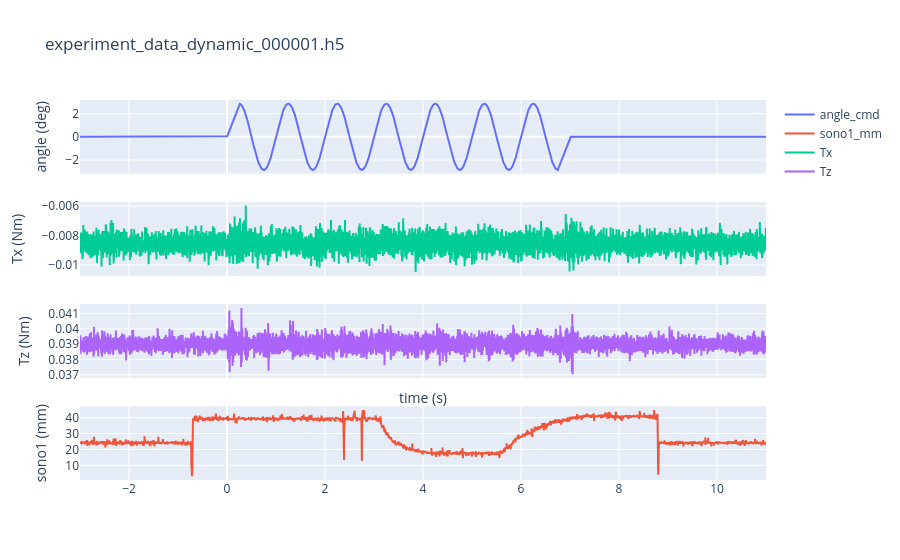

The cell this chart's notebook holds for it:
### Code cell
# Make sure to plot the correct bending axis. It depends on sensor mounting and orientation!
fig = make_subplots(rows = 4, cols = 1,
                   shared_xaxes=True)
#fig.add_trace(
 #   go.Scatter(x = tnorm, y = angle_measured, mode="lines", name="angle_enc"),
  #  row=1, col=1)
fig.add_trace(
    go.Scatter(x = bender.t, y = bender.angle, mode="lines", name="angle_cmd"),
    row=1, col=1)
fig.add_trace(
    go.Scatter(x = bender.t, y = bender.sono_left_mm, mode="lines", name="sono1_mm"),
    row=4, col=1)
fig.add_trace(
    go.Scatter(x = bender.t, y = bender.forcetorque[3,:], mode="lines", name="Tx"),
    row=2, col=1)
# fig.add_trace(
#     go.Scatter(x = tnorm, y = bender.forcetorque[1,:], mode="lines", name="Fy"),
#     row=4, col=1)
fig.add_trace(
    go.Scatter(x = bender.t, y = bender.forcetorque[5,:], mode="lines", name="Tz"),
    row=3, col=1)


fig.update_yaxes(title_text = "angle (deg)", row=1)
fig.update_yaxes(title_text = "Tx (Nm)", row=2)
fig.update_yaxes(title_text = "Tz (Nm)", row=3)
fig.update_yaxes(title_text = "sono1 (mm)", row=4)
fig.update_xaxes(title_text = "time (s)", row=3)
fig.update_layout(title_text = bender.filename)

# Save the plot in output folder
#fig.write_image(outputfig, format= 'png', width=1200, height=800)

### Figure 1 — Plotly figure (JSON) as saved in the notebook; plotly's stock layout.template omitted (floating-point values rounded to 4 significant figures; data arrays with more than 128 entries replaced by an {"elided": "..."} marker saying what was removed)
{"data": [{"mode": "lines", "name": "angle_cmd", "type": "scatter", "x": {"elided": "14001 float values"}, "xaxis": "x", "y": {"elided": "14001 float values"}, "yaxis": "y"}, {"mode": "lines", "name": "sono1_mm", "type": "scatter", "x": {"elided": "14001 float values"}, "xaxis": "x4", "y": {"elided": "14001 float values"}, "yaxis": "y4"}, {"mode": "lines", "name": "Tx", "type": "scatter", "x": {"elided": "14001 float values"}, "xaxis": "x2", "y": {"elided": "14001 float values"}, "yaxis": "y2"}, {"mode": "lines", "name": "Tz", "type": "scatter", "x": {"elided": "14001 float values"}, "xaxis": "x3", "y": {"elided": "14001 float values"}, "yaxis": "y3"}], "layout": {"title": {"text": "experiment_data_dynamic_000001.h5"}, "xaxis": {"anchor": "y", "domain": [0, 1], "matches": "x4", "showticklabels": false}, "xaxis2": {"anchor": "y2", "domain": [0, 1], "matches": "x4", "showticklabels": false}, "xaxis3": {"anchor": "y3", "domain": [0, 1], "matches": "x4", "showticklabels": false, "title": {"text": "time (s)"}}, "xaxis4": {"anchor": "y4", "domain": [0, 1]}, "yaxis": {"anchor": "x", "domain": [0.8063, 1], "title": {"text": "angle (deg)"}}, "yaxis2": {"anchor": "x2", "domain": [0.5375, 0.7312], "title": {"text": "Tx (Nm)"}}, "yaxis3": {"anchor": "x3", "domain": [0.2687, 0.4625], "title": {"text": "Tz (Nm)"}}, "yaxis4": {"anchor": "x4", "domain": [0, 0.1938], "title": {"text": "sono1 (mm)"}}}}
